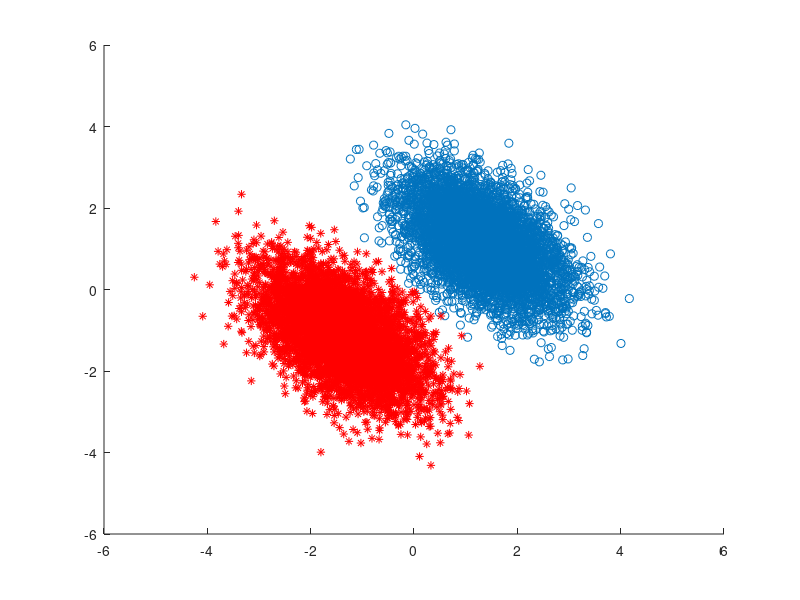

MATLAB code to generate this figure:
%clear all; close all; clc;
function [data]  = generate_synthetic_data()
ext_feat = 5;
n_test = 2000;
n_train = 10000;
n_examples = n_test+n_train;
dist = 3.5;

mu = [0 0];
Sigma = [1 0; 0 0.3]; R = chol(Sigma);
x = (repmat(mu,n_examples,1) + randn(n_examples,2)*R)';
x(2,1:n_examples/2) = x(2,1:n_examples/2)+dist;
x(2,:) = x(2,:)- dist/2;
y = x(2,:)>0;
margin = abs(x(2,:));

angle = 45 / (2*pi);
x(1:2,:) = [cos(angle),sin(angle); -sin(angle),cos(angle)] * x(1:2,:);
figure; hold on
plot(x(1,y==1),x(2,y==1),'o');
plot(x(1,y==0),x(2,y==0),'*r');

[~,idx]=sort(margin(1:n_train));


% figure; hold on
% for ii=n_examples-1:-1:1,
%     plot(xordered(1,ii),xordered(2,ii),'o');
%     pause(0.000001)
% end

%x(3:ext_feat,:) = randn(ext_feat, n_examples);

xordered = x(:,idx);
yordered = y(idx);
data = cell(1,2);

data{1}.train.x = xordered;
data{1}.train.y = yordered;
data{2}.train.x = xordered(:,end:-1:1);
data{2}.train.y = yordered(end:-1:1);
data{1}.test.x = x(:,n_train+1:end);
data{1}.test.y = y(n_train+1:end);
data{2}.test.x = x(:,n_train+1:end);
data{2}.test.y = y(n_train+1:end);
end


